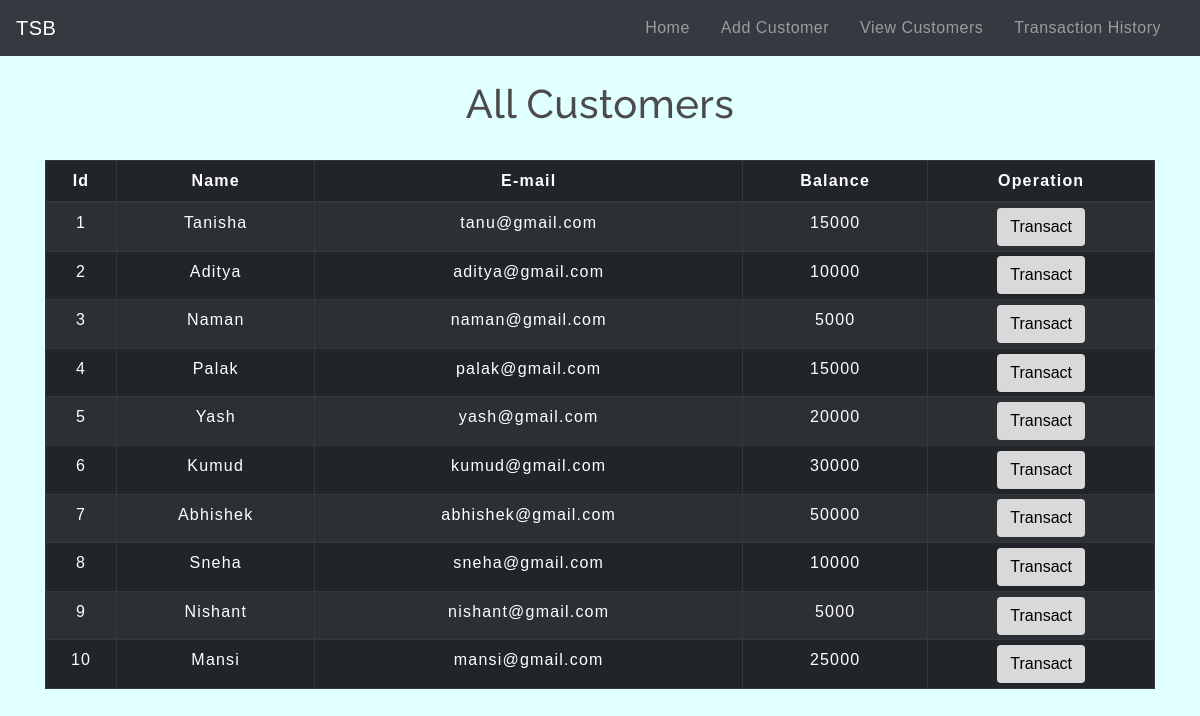
The app's page /transfermoney.php with its own data.
### tables this page shows
CREATE TABLE `customers` (
  `id` int(3) NOT NULL,
  `name` text NOT NULL,
  `email` varchar(30) NOT NULL,
  `balance` int(8) NOT NULL
);

### transfermoney.php (the view, shortened to what this page needs)
<!DOCTYPE html>
<html lang="en">
<head>
    <link rel="stylesheet" href="https://maxcdn.bootstrapcdn.com/bootstrap/4.0.0/css/bootstrap.min.css">
    <link rel="stylesheet" type="text/css" href="css/table.css">
    <link rel="stylesheet" type="text/css" href="css/navbar.css">
</head>
<body style="background-color: lightcyan;">
<?php
    include 'config.php';
    $sql = "SELECT * FROM customers";
    $result = mysqli_query($conn,$sql);
?>
<?php
  include 'navbar.php';
?>
<div class="container">
        <h2 class="text-center pt-4">All Customers</h2>
        <br>
            <div class="row">
                <div class="col">
                    <div class="table-responsive-sm">
                    <table class="table table-hover table-sm table-striped table-dark table-bordered">
                        <thead>
                            <tr>
                            <th scope="col" class="text-center py-2">Id</th>
                            <th scope="col" class="text-center py-2">Name</th>
                            <th scope="col" class="text-center py-2">E-mail</th>
                            <th scope="col" class="text-center py-2">Balance</th>
                            <th scope="col" class="text-center py-2">Operation</th>
                            </tr>
                        </thead>
                        <tbody>
                <?php
                    while($rows=mysqli_fetch_assoc($result)){
                ?>
                    <tr>
                        <td class="py-2"><?php echo $rows['id'] ?></td>
                        <td class="py-2"><?php echo $rows['name']?></td>
                        <td class="py-2"><?php echo $rows['email']?></td>
                        <td class="py-2"><?php echo $rows['balance']?></td>
                        <td><a href="selecteduserdetail.php?id= <?php echo $rows['id'] ;?>"> <button type="button" class="btn">Transact</button></a></td>
                    </tr>
                <?php
                    }
                ?>
                        </tbody>
                    </table>
                    </div>
                </div>
            </div>
         </div>
</body>
</html>

### navbar.php (shortened to what this page needs)
<nav class="navbar navbar-expand-md navbar-dark bg-dark">
      <a class="navbar-brand" href="index.php">TSB</a>
      <div class="collapse navbar-collapse" id="collapsibleNavbar">
            <ul class="navbar-nav ml-auto">
              <li class="nav-item">
                <a class="nav-link" href="index.php">Home</a>
              </li>
              <li class="nav-item">
                <a class="nav-link" href="createuser.php">Add Customer</a>
              </li>
              <li class="nav-item">
                <a class="nav-link" href="transfermoney.php">View Customers</a>
              </li>
              <li class="nav-item">
                <a class="nav-link" href="transactionhistory.php">Transaction History</a>
              </li>
          </div>
       </nav>

### CSS/table.css (style rules this page uses)
* { padding: 0; margin: 0; box-sizing: border-box; font-family: sans-serif; }
h2 { font-size: 40px; }
table { letter-spacing: 1.2px; }
td { text-align: center; }
button { border:none; background: #d9d9d9; transition: 1s; }

### CSS/navbar.css (style rules this page uses)
.nav-link { margin-right: 15px; color:#2F363F; letter-spacing: 0.5px; transition: 0.5s; }
.navbar-brand { color: #4C4B4B; letter-spacing: 0.5px; }
h2 { color: #4C4B4B; letter-spacing: 0.5px; font-family: raleway; }

### transfermoney.php (style rules this page uses)
button { transition: 1.5s; }

### records on screen
customers: id "1", name "Tanisha", email "tanu@gmail.com", balance "15000"
customers: id "2", name "Aditya", email "aditya@gmail.com", balance "10000"
customers: id "3", name "Naman", email "naman@gmail.com", balance "5000"
customers: id "4", name "Palak", email "palak@gmail.com", balance "15000"
customers: id "5", name "Yash", email "yash@gmail.com", balance "20000"
customers: id "6", name "Kumud", email "kumud@gmail.com", balance "30000"
customers: id "7", name "Abhishek", email "abhishek@gmail.com", balance "50000"
customers: id "8", name "Sneha", email "sneha@gmail.com", balance "10000"
customers: id "9", name "Nishant", email "nishant@gmail.com", balance "5000"
customers: id "10", name "Mansi", email "mansi@gmail.com", balance "25000"
